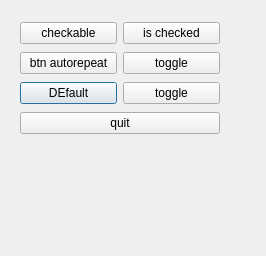
<?xml version="1.0" encoding="UTF-8"?>
<ui version="4.0">
 <class>Dialog</class>
 <widget class="QDialog" name="Dialog">
  <property name="geometry">
   <rect>
    <x>0</x>
    <y>0</y>
    <width>266</width>
    <height>256</height>
   </rect>
  </property>
  <property name="windowTitle">
   <string>Dialog</string>
  </property>
  <widget class="QWidget" name="layoutWidget">
   <property name="geometry">
    <rect>
     <x>20</x>
     <y>20</y>
     <width>200</width>
     <height>120</height>
    </rect>
   </property>
   <layout class="QGridLayout" name="gridLayout">
    <item row="0" column="0">
     <widget class="QPushButton" name="btnCheck">
      <property name="text">
       <string>checkable</string>
      </property>
      <property name="checkable">
       <bool>true</bool>
      </property>
      <property name="checked">
       <bool>false</bool>
      </property>
     </widget>
    </item>
    <item row="0" column="1">
     <widget class="QPushButton" name="btnISChecked">
      <property name="text">
       <string>is checked</string>
      </property>
     </widget>
    </item>
    <item row="1" column="0">
     <widget class="QPushButton" name="btnAutoRepeat">
      <property name="text">
       <string>btn autorepeat</string>
      </property>
      <property name="autoRepeat">
       <bool>true</bool>
      </property>
     </widget>
    </item>
    <item row="1" column="1">
     <widget class="QPushButton" name="tnToggleAutorepeat">
      <property name="text">
       <string>toggle</string>
      </property>
     </widget>
    </item>
    <item row="2" column="0">
     <widget class="QPushButton" name="btnDefault">
      <property name="text">
       <string>DEfault</string>
      </property>
      <property name="default">
       <bool>true</bool>
      </property>
     </widget>
    </item>
    <item row="2" column="1">
     <widget class="QPushButton" name="btnToggleDefault">
      <property name="text">
       <string>toggle</string>
      </property>
     </widget>
    </item>
    <item row="3" column="0" colspan="2">
     <widget class="QPushButton" name="btnQuit">
      <property name="text">
       <string>quit</string>
      </property>
     </widget>
    </item>
   </layout>
  </widget>
 </widget>
 <resources/>
 <connections/>
</ui>
